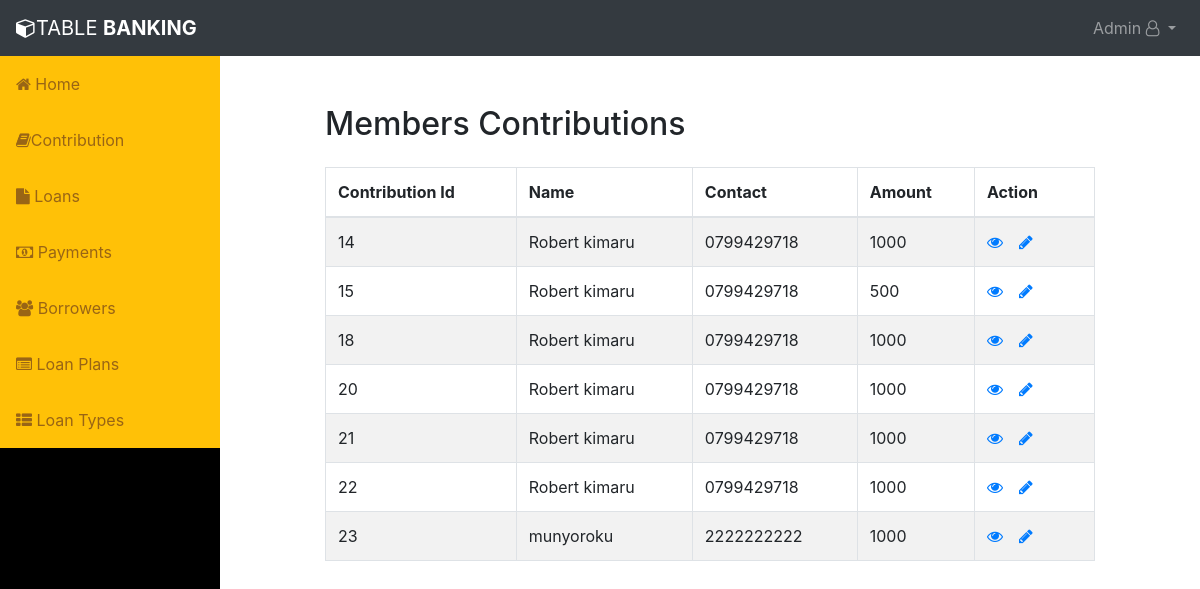
/Accountant/contribution.php, run on the app's committed database.
### tables this page shows
CREATE TABLE `contributions` (
  `id` int(11) NOT NULL,
  `amount` int(11) NOT NULL,
  `member_id` int(11) NOT NULL,
  `date_created` timestamp NULL DEFAULT current_timestamp()
);

CREATE TABLE `member` (
  `id` int(11) NOT NULL,
  `name` varchar(255) DEFAULT NULL,
  `email` varchar(255) DEFAULT NULL,
  `contact` varchar(255) DEFAULT NULL,
  `password` varchar(255) DEFAULT NULL,
  `date_created` date NOT NULL DEFAULT current_timestamp(),
  `fileName` varchar(255) NOT NULL
);

### Accountant/contribution.php (the view, shortened to what this page needs)
<!DOCTYPE html>
<html lang="en">
<head>
    <link rel="stylesheet" href="https://stackpath.bootstrapcdn.com/bootstrap/4.5.2/css/bootstrap.min.css">
    <link rel="stylesheet" href="https://maxcdn.bootstrapcdn.com/font-awesome/4.7.0/css/font-awesome.min.css">
</head>
<body>
 <?php include("include/header.php");
include("include/sidebar.php");
    ?>
    <div class="wrapper">
        <div class="container-fluid">
            <div class="row">
                <div class="col-md-12">
                    <div class="mt-5 mb-3 clearfix">
                        <h2 class="pull-left">Members Contributions</h2>
                    </div>
                    <?php
                    require_once "include/config.php";
                    $sql = "SELECT contributions.*,member.name,member.contact,member.id as mem_id from contributions
                    JOIN member on contributions.member_id=member.id";
                    if($result = mysqli_query($link, $sql)){
                        if(mysqli_num_rows($result) > 0){
                            echo '<table class="table table-bordered table-striped">';
                                echo "<thead>";
                                    echo "<tr>";
                                        echo "<th>Contribution Id</th>";
                                        echo "<th>Name</th>";
                                        echo "<th>Contact</th>";
                                        echo "<th>Amount</th>";
                                        echo "<th>Action</th>";
                                    echo "</tr>";
                                echo "</thead>";
                                echo "<tbody>";
                                while($row = mysqli_fetch_array($result)){
                                    echo "<tr>";
                                        echo "<td>" . $row['id'] . "</td>";
                                        echo "<td>" . $row['name'] . "</td>";
                                        echo "<td>" . $row['contact'] . "</td>";
                                        echo "<td>" . $row['amount'] . "</td>";
                                        echo "<td>";
                                            echo '<a href="read.php?id='. $row['mem_id'] .'" class="mr-3" title="View Contribution Record" data-toggle="tooltip"><span class="fa fa-eye"></span></a>';
                                            echo '<a href="Add-contribution.php?id='. $row['mem_id'] .'" class="mr-3" title="New Contribution" data-toggle="tooltip"><span class="fa fa-pencil"></span></a>';
                                        echo "</td>";
                                    echo "</tr>";
                                }
                                echo "</tbody>";
                            echo "</table>";
                        } else{
                            echo '<div class="alert alert-danger"><em>No records were found.</em></div>';
                        }
                    } else{
                        echo "Oops! Something went wrong. Please try again later.";
                    }
                    ?>
                </div>
            </div>
        </div>
    </div>
</body>
</html>

### Accountant/include/header.php (shortened to what this page needs)
<nav class="navbar navbar-expand-md bg-dark navbar-dark">
<a href="#" class="navbar-brand"><i class="fa fa-cube"></i>TABLE <b>  BANKING</b></a>
  <div class="collapse navbar-collapse " id="collapsibleNavbar">
    <ul class="navbar-nav navbar-dark ml-auto">
            <li class="nav-item dropdown">
      <a style="padding-left:39px;" class="nav-link dropdown-toggle" href="#" id="navbardrop" data-toggle="dropdown">
       <?php if($_SESSION["user_type"] == 2){ echo htmlentities('Accountant');}else { echo ('Admin');} ?>
 <i class="fa fa-user-o"></i>
      </a>
    </li>
    </ul>
  </div>
</nav>

### Accountant/include/sidebar.php (shortened to what this page needs)
<!DOCTYPE html>
<html>
<head>
</head>
<body>
<div class="sidebar sticky-sidebar" >
<nav id="sidebar" class='mx-lt-5 bg-warning' >
    <div class="sidebar-list">
        <a href="index.php" class="nav-item nav-home"><span class='icon-field'><i class="fa fa-home"></i></span> Home</a>
        <a href="contribution.php" class="nav-item nav-home"><span class='icon-field'><i class="fa fa-book"></i></span>Contribution</a>
        <a href="index.php?page=loans" class="nav-item nav-loans"><span class='icon-field'><i class="fa fa-file"></i></span> Loans</a>
        <a href="index.php?page=payments" class="nav-item nav-payments"><span class='icon-field'><i class="fa fa-money"></i></span> Payments</a>
        <a href="index.php?page=borrowers" class="nav-item nav-borrowers"><span class='icon-field'><i class="fa fa-users"></i></span> Borrowers</a>
        <a href="index.php?page=plan" class="nav-item nav-plan"><span class='icon-field'><i class="fa fa-list-alt"></i></span> Loan Plans</a>
        <a href="../Admin/loan_type.php" class="nav-item nav-loan_type"><span class='icon-field'><i class="fa fa-th-list"></i></span> Loan Types</a>
    </div>
</nav>
</div>
<div class="content">
</body>
</html>

### Accountant/contribution.php (style rules this page uses)
.wrapper { width: 800px; margin: 0 auto; }
table tr td:last-child { width: 120px; }

### Accountant/include/sidebar.php (style rules this page uses)
.sidebar { margin: 0; padding: 0; width: 220px; background-color: black; position: absolute; height: 100%; overflow: auto; }
.sidebar a { display: block; color: #996515; padding: 16px; text-decoration: none; }
div.content { margin-left: 220px; padding: 1px 16px; height: 630px; }
i { color: ; }

### data on the page
contributions: id "14", member.name "Robert kimaru", member.contact "0799429718", amount "1000"
contributions: id "15", member.name "Robert kimaru", member.contact "0799429718", amount "500"
contributions: id "18", member.name "Robert kimaru", member.contact "0799429718", amount "1000"
contributions: id "20", member.name "Robert kimaru", member.contact "0799429718", amount "1000"
contributions: id "21", member.name "Robert kimaru", member.contact "0799429718", amount "1000"
contributions: id "22", member.name "Robert kimaru", member.contact "0799429718", amount "1000"
contributions: id "23", member.name "munyoroku", member.contact "2222222222", amount "1000"
